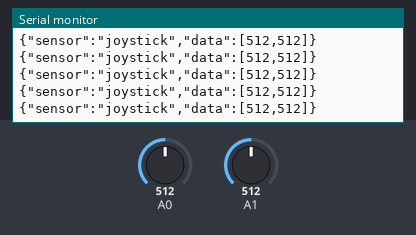
Bench run of a sketch on a simulated Arduino Uno, built with avr-gcc and run on an emulated ATmega328P. Shown: the last lines printed to the serial monitor. The test bench sets the inputs (shaded band); at power-on: A1 = 512, A0 = 512.

Above: at 2.7 s.
2.8 s: A1 set to 107
At 2.9 s:
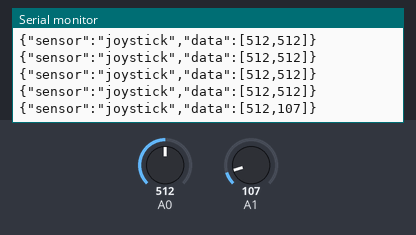
5.8 s: A1 set to 91
At 5.89 s:
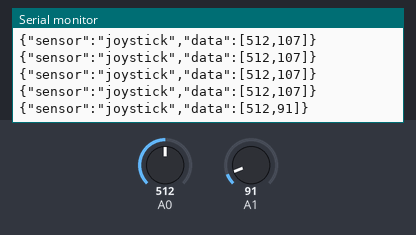
8.8 s: A0 set to 988
At 8.88 s:
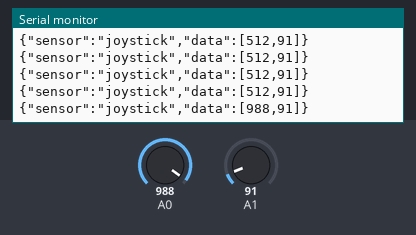
11.8 s: A0 set to 1015
At 11.87 s:
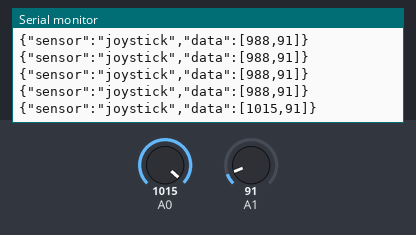
Timing chart, 0 to 14.3 s (numbered marks = the images above; inputs shaded):
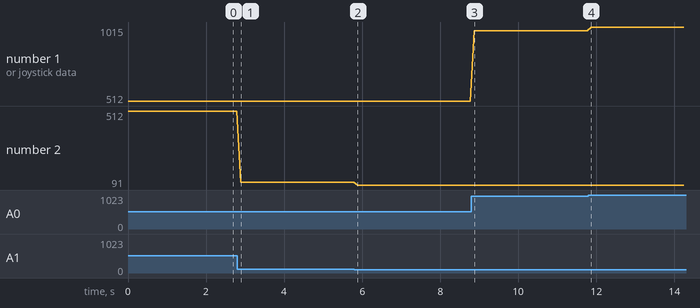

Measured:
- after the input at 2.8 s, the serial monitor: prints a new line after 0.09 s (image 1)
- after the input at 5.8 s, the serial monitor: prints a new line after 0.08 s (image 2)
- after the input at 8.8 s, the serial monitor: prints a new line after 0.08 s (image 3)
- after the input at 11.8 s, the serial monitor: prints a new line after 0.07 s (image 4)
- plotted number 1: 512 → 988 after the input at 8.8 s, 988 → 1015 after the input at 11.8 s
- plotted number 2: 512 → 107 after the input at 2.8 s, 107 → 91 after the input at 5.8 s

The sketch:

ArduinoJSONJoystick.ino
```cpp
#include <ArduinoJson.h>
#include <ArduinoJson.hpp>

void setup() {
  // put your setup code here, to run once:
  Serial.begin(9600);
  while (!Serial) continue;
}

void loop() {
  // put your main code here, to run repeatedly:
  int xValue = analogRead(A0);
  int yValue = analogRead(A1);

  DynamicJsonDocument doc(1024);

  doc["sensor"] = "joystick";
  doc["data"][0] = xValue;
  doc["data"][1] = yValue;

  serializeJson(doc, Serial);
  Serial.println();
  delay(100);
}
```
